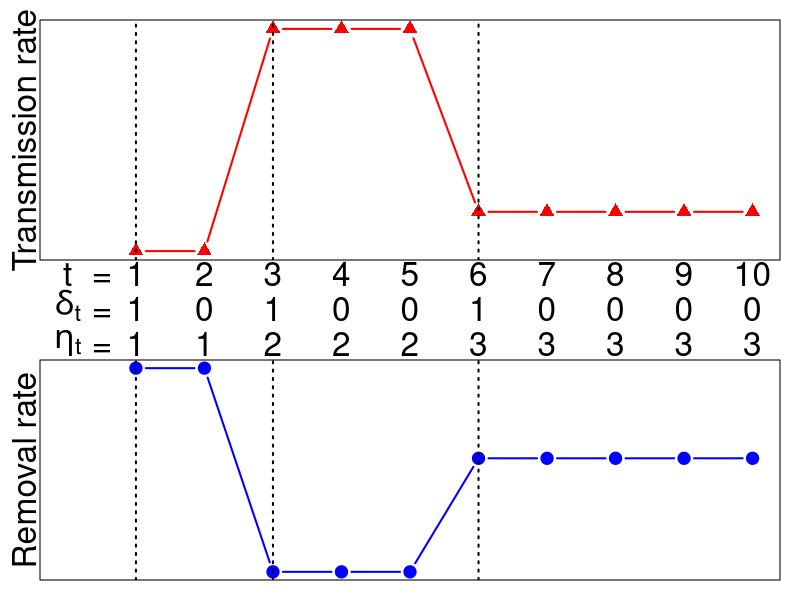

Source code (R):
T_max<-10

Delta<-c(1,0,1,0,0,1,0,0,0,0)

set.seed(365)
k<-sum(Delta)
b<-rgamma(k,1,1)
r<-rgamma(k,1,1)

bb<-1/b
rr<-r/(1+r)

png("Change_point.png",600,600,pointsize = 2)
par(mfrow=c(2,1),mar=c(2,2,1,1))
plot(1:T_max,bb[cumsum(Delta)],type="b",pch=17,xlim=c(0,T_max),cex=1.5,lty=1,lwd=2,col="red",xlab = "",ylab = "",xaxt="n",yaxt="n")
mtext("Transmission rate",2,line=0,cex = 2)
# mtext(as.character(1:T_max),1,at=1:T_max)
for(a in which(Delta==1))
{
  abline(v=a,col=1,lty=3,lwd=2)
}
mtext(as.character(1:T_max),1,at=1:T_max,cex = 2,line = 0.5)
mtext(expression(t),1,at=0,cex = 2,line = 0.5)
mtext("=",1,at=0.5,cex = 2,line = 0.5)
par(mar=c(1,2,3,1))
plot(1:T_max,rr[cumsum(Delta)],type="b",pch=19,xlim=c(0,T_max),cex=1.5,lwd=2,lty=1,col="blue",xlab = "",ylab = "",xaxt="n",yaxt="n")
mtext("Removal rate",2,line=0,cex = 2)
for(a in which(Delta==1))
{
  abline(v=a,col=1,lty=3,lwd=2)
}
mtext(as.character(Delta),3,at=1:T_max,line=1.75,cex = 2)
mtext(expression(delta[t]),3,at=0,line=1.75,cex = 2)
mtext("=",3,at=0.5,line=1.75,cex = 2)
mtext(as.character(cumsum(Delta)),3,at=1:T_max,line=0,cex = 2)
mtext(expression(eta[t]),3,at=0,line=0,cex = 2)
mtext("=",3,at=0.5,line=0,cex = 2)
dev.off()